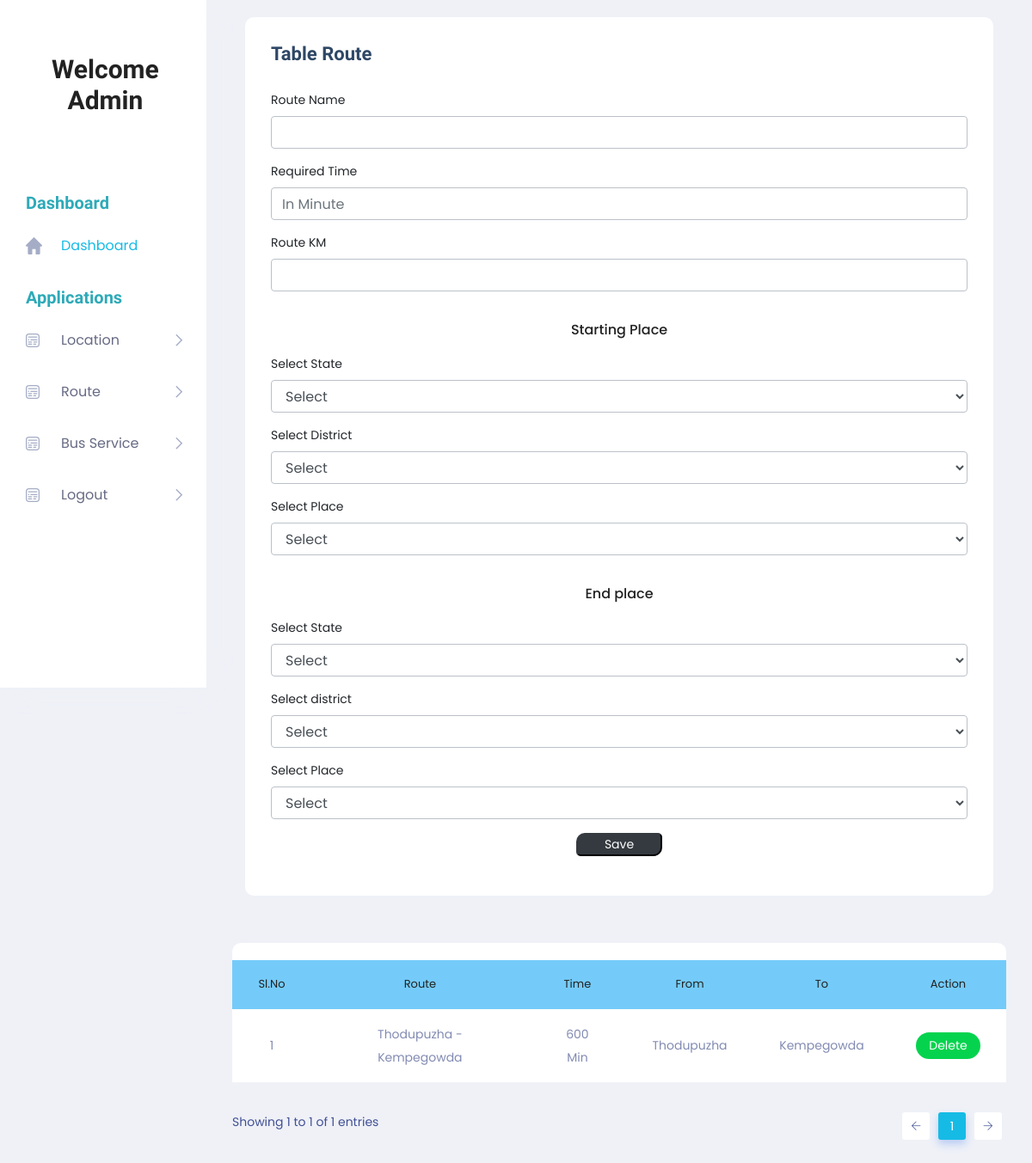
The app's page /Project/Admin/Route.php with its own data.
### tables this page shows
CREATE TABLE `tbl_route` (
  `route_id` int(10) UNSIGNED NOT NULL,
  `route_name` varchar(50) NOT NULL,
  `place_from` int(10) UNSIGNED NOT NULL,
  `place_to` int(10) UNSIGNED NOT NULL,
  `route_time` varchar(50) NOT NULL,
  `route_km` varchar(100) NOT NULL
);

CREATE TABLE `tbl_place` (
  `place_id` int(11) NOT NULL,
  `place_name` varchar(50) NOT NULL,
  `district_id` int(11) NOT NULL
);

### Project/Admin/Route.php (the view, shortened to what this page needs)
<!DOCTYPE html PUBLIC "-//W3C//DTD XHTML 1.0 Transitional//EN" "http://www.w3.org/TR/xhtml1/DTD/xhtml1-transitional.dtd">
<html xmlns="http://www.w3.org/1999/xhtml">
<head>
</head>
<?php
include('Head.php');
?>
<body>
<section class="main_content dashboard_part">
<div class="main_content_iner ">
    <div class="container-fluid p-0">
        <div class="row justify-content-center">
            <div class="col-12">
                <div class="QA_section">
                    <div class="white_box_tittle list_header">
                        <div class="col-lg-12">
                            <div class="white_box mb_30">
                                <div class="box_header ">
                                    <div class="main-title">
                                        <h3 class="mb-0" >Table Route</h3>
                                    </div>
                                </div>
                                <form method="post">
                                    <div class="form-group">
                                        <label for="txt_route">Route Name</label>
                                        <input required="" type="text" class="form-control" id="txt_route" name="txt_route">
                                    </div>
                                    <div class="form-group">
                                        <label for="txt_time">Required Time</label>
                                        <input required="" type="number" placeholder="In Minute" class="form-control" id="txt_time" name="txt_time">
                                    </div>
                                    <div class="form-group">
                                        <label for="txt_time">Route KM</label>
                                        <input required="" type="number" class="form-control" id="txt_km" name="txt_km">
                                    </div>
                                    <div class="form-group">
                                        <br>
                                        <h3 class="mb-0" align="center" >Starting Place</h3>
                                        <br>
                                        <label for="sel_state1">Select State</label>
                                        <select required="" class="form-control" onchange="getDistrict1(this.value)" name="sel_state1" id="sel_state1">
                                            <option value="" >Select</option>
                                        </select>
                                    </div>
                                    <div class="form-group">
                                       <label for="sel_district1">Select District</label>
                                        <select required="" class="form-control" onchange="getPlace1(this.value)" name="sel_district1" id="sel_district1">
                                            <option value="" >Select</option>
                                        </select>
                                    </div>
                                    <div class="form-group">
                                        <label for="sel_place1">Select Place</label>
                                        <select required="" class="form-control" name="sel_place1" id="sel_place1">
                                            <option value="" >Select</option>
                                        </select>
                                    </div>
                                    <div class="form-group">
                                        <br>
                                        <h3 class="mb-0" align="center" >End place</h3>
                                        <br>
                                        <label for="sel_state2">Select State</label>
                                        <select required="" class="form-control" onchange="getDistrict2(this.value)" name="sel_state2" id="sel_state2">
                                            <option value="" >Select</option>
                                        </select>
                                    </div>
                                     <div class="form-group">
                                      <label for="sel_district2">Select district</label>
                                        <select required="" class="form-control" onchange="getPlace2(this.value)" name="sel_district2" id="sel_district2">
                                            <option value="" >Select</option>
                                        </select>
                                    </div>
                                    <div class="form-group">
                                        <label for="sel_place2">Select Place</label>
                                        <select required="" class="form-control" name="sel_place2" id="sel_place2">
                                            <option value="" >Select</option>
                                        </select>
                                    </div>
                                    <div class="form-group" align="center">
                                        <input type="submit" class="btn-dark" name="btn_save" style="width:100px; border-radius: 10px 5px " value="Save">
                                    </div>
                                </form>
                            </div>
                        </div>
                    </div>
                    <div class="QA_table mb_30">
                        <table class="table lms_table_active">
                            <thead>
                                <tr style="background-color: #74CBF9">
                                    <td align="center" scope="col">Sl.No</td>
                                    <td align="center" scope="col">Route</td>
                                    <td align="center" scope="col">Time</td>
                                    <td align="center" scope="col">From</td>
                                    <td align="center" scope="col">To</td>
                                    <td align="center" scope="col">Action</td>
                                </tr>
                            </thead>
                            <tbody>
                                <?php
                                $i = 0;
                                   $selQry = "select * from tbl_route";
                                    $row = $con->query($selQry);
                                    while ($data = $row->fetch_assoc()) {
                                        $selQry1 = "select * from tbl_place where place_id='".$data["place_from"]."'";
                                        $row1 = $con->query($selQry1);
                                        $data1 =$row1->fetch_assoc();
                                        $selQry2 = "select * from tbl_place where place_id='".$data["place_to"]."'";
                                        $row2 = $con->query($selQry2);
                                        $data2 =$row2->fetch_assoc();
                                        $i++;
                               ?>
                                <tr>
                                    <td align="center"><?php echo $i; ?></td>
                                    <td align="center"><?php echo $data["route_name"]; ?></td>
                                    <td align="center"><?php echo $data["route_time"]; ?> Min</td>
                                    <td align="center"><?php echo $data1["place_name"]; ?></td>
                                    <td align="center"><?php echo $data2["place_name"]; ?></td>
                                    <td align="center">
                                        <a href="Route.php?del=<?php echo $data["route_id"]; ?>" class="status_btn">Delete</a>
                                    </td>
                                </tr>
                                <?php                  }
                                ?>
                            </tbody>
                        </table>
                    </div>
                </div>
            </div>
        </div>
    </div>
</div>
</section>
        <?php
		include('Foot.php');
		?>
</body>
</html>

### records on screen
tbl_route: route_name "Thodupuzha - Kempegowda", route_time "600", tbl_place.place_name "Thodupuzha", tbl_place.place_name "Kempegowda"
